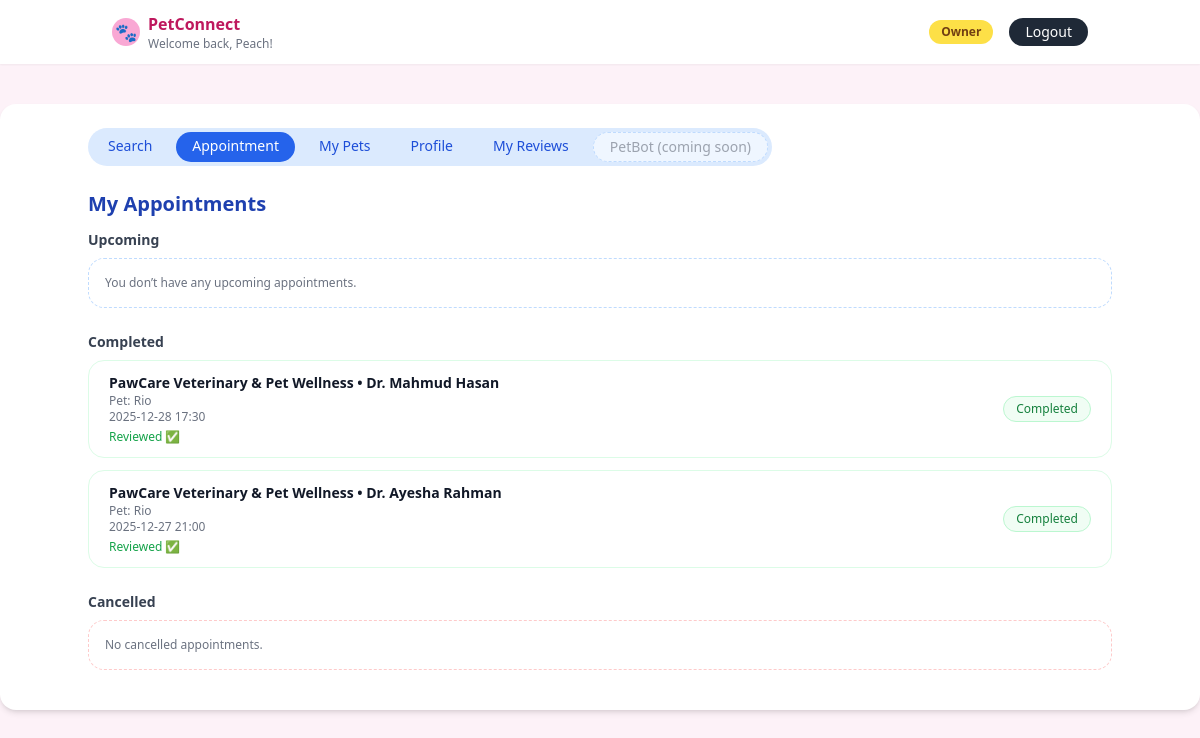
The app's page /owner/appointments (signed in) with its own data.
### tables this page shows
CREATE TABLE owners (
    id INTEGER PRIMARY KEY AUTOINCREMENT,
    user_id INTEGER NOT NULL UNIQUE,
    name TEXT NOT NULL,
    email TEXT NOT NULL,
    location TEXT NOT NULL DEFAULT '',
    password TEXT NOT NULL DEFAULT '', is_premium INTEGER DEFAULT 0, subscription_expiry TEXT, reward_points INTEGER DEFAULT 0,
    FOREIGN KEY (user_id) REFERENCES users(id)
);

CREATE TABLE appointments (
    id INTEGER PRIMARY KEY AUTOINCREMENT,
    pet_id INTEGER NOT NULL,
    doctor_id INTEGER NOT NULL,
    appointment_date DATETIME NOT NULL,
    status TEXT NOT NULL DEFAULT 'pending',

    -- Doctor review
    rating INTEGER,              -- 1 to 5
    review_text TEXT,

    -- Clinic review
    clinic_rating INTEGER,       -- 1 to 5
    clinic_review_text TEXT,

    reviewed_at TEXT, doctor_review TEXT, clinic_review TEXT,

    FOREIGN KEY (pet_id) REFERENCES pets(id),
    FOREIGN KEY (doctor_id) REFERENCES doctors(id)
);

CREATE TABLE clinics (
    id INTEGER PRIMARY KEY AUTOINCREMENT,
    user_id INTEGER NOT NULL UNIQUE,
    name TEXT NOT NULL,
    license_number TEXT NOT NULL,
    email TEXT NOT NULL,
    contact_number TEXT NOT NULL,
    location TEXT NOT NULL,
    FOREIGN KEY (user_id) REFERENCES users(id)
);

CREATE TABLE doctors (
    id INTEGER PRIMARY KEY AUTOINCREMENT,
    clinic_id INTEGER NOT NULL,
    name TEXT NOT NULL,
    email TEXT NOT NULL,
    base_fee REAL NOT NULL,
    qualifications TEXT NOT NULL,
    rating REAL DEFAULT 0,
    weekly_schedule TEXT NOT NULL,
    FOREIGN KEY (clinic_id) REFERENCES clinics(id)
);

CREATE TABLE pets (
    id INTEGER PRIMARY KEY AUTOINCREMENT,
    owner_id INTEGER NOT NULL,
    name TEXT NOT NULL,
    age TEXT NOT NULL,
    animal_type TEXT NOT NULL,
    breed TEXT NOT NULL,
    gender TEXT NOT NULL,
    vaccination_status TEXT NOT NULL,
    photo_filename TEXT,
    FOREIGN KEY (owner_id) REFERENCES owners(id)
);

### app.py (the view)
@app.route("/owner/appointments")
def owner_appointments():
    guard = _require_owner()
    if guard:
        return guard
    conn = get_db()
    auto_update_past_appointments(conn)
    cur = conn.cursor()
    owner = _get_owner_for_current_user(conn)
    if not owner:
        conn.close()
        flash("Owner profile not found.", "danger")
        return redirect(url_for("owner_dashboard"))
    cur.execute(
        """
        SELECT
            a.*,
            d.name               AS doctor_name,
            c.name               AS clinic_name,
            c.location           AS clinic_location,
            p.name               AS pet_name,
            p.animal_type        AS pet_animal_type,
            p.breed              AS pet_breed,
            p.gender             AS pet_gender,
            p.age                AS pet_age,
            p.vaccination_status AS pet_vaccination_status
        FROM appointments a
        JOIN pets    p ON a.pet_id   = p.id
        JOIN owners  o ON p.owner_id = o.id
        JOIN doctors d ON a.doctor_id = d.id
        JOIN clinics c ON d.clinic_id = c.id
        WHERE o.id = ?
        ORDER BY a.appointment_date DESC
        """,
        (owner["id"],),
    )
    rows = cur.fetchall()
    conn.close()
    upcoming, completed, cancelled = [], [], []
    for r in rows:
        status = (r["status"] or "").lower()
        if status in ("completed", "done"):
            completed.append(r)
        elif status in ("cancelled", "canceled", "owner_cancelled", "clinic_cancelled"):
            cancelled.append(r)
        else:
            upcoming.append(r)
    def upcoming_sort_key(a):
        st = (a["status"] or "").lower()
        priority = 0 if st == "reschedule_pending" else 1
        return (priority, a["appointment_date"])
    upcoming = sorted(upcoming, key=upcoming_sort_key)
    return render_template(
        "owner_appointments.html",
        upcoming=upcoming,
        completed=completed,
        cancelled=cancelled,
    )

### app.py (called while the page is built)
def get_db():
    conn = sqlite3.connect(app.config["DATABASE"])
    conn.row_factory = sqlite3.Row
    return conn

def _require_owner():
    if not session.get("user_id") or session.get("role") != "owner":
        flash("Please log in as a pet owner to access this page.", "warning")
        return redirect(url_for("login"))
    return None

def _get_owner_for_current_user(conn):
    user_id = session.get("user_id")
    if not user_id:
        return None
    cur = conn.cursor()
    cur.execute("SELECT * FROM owners WHERE user_id = ?", (user_id,))
    return cur.fetchone()

### templates/owner_appointments.html (shortened to what this page needs)
{% extends "base.html" %}
{% block content %}
<div class="max-w-5xl mx-auto">
  <div class="flex items-center justify-between mb-6">
    <div class="flex space-x-2 bg-blue-100 rounded-full px-1 py-1 text-sm">
      <a href="{{ url_for('owner_search') }}"
         class="px-4 py-1 rounded-full text-blue-700 hover:bg-blue-200">
        Search
      </a>
      <a href="{{ url_for('owner_appointments') }}"
         class="px-4 py-1 rounded-full bg-blue-600 text-white">
        Appointment
      </a>
      <a href="{{ url_for('owner_dashboard', tab='pets') }}"
         class="px-4 py-1 rounded-full text-blue-700 hover:bg-blue-200">
        My Pets
      </a>
      <a href="{{ url_for('owner_dashboard', tab='owner') }}"
         class="px-4 py-1 rounded-full text-blue-700 hover:bg-blue-200">
        Profile
      </a>
      <a href="{{ url_for('owner_my_reviews') }}"
         class="px-4 py-1 rounded-full text-blue-700 hover:bg-blue-200">
        My Reviews
      </a>
      <span class="px-4 py-1 rounded-full text-gray-400 bg-blue-50 border border-dashed border-blue-200">
        PetBot (coming soon)
      </span>
    </div>
  </div>
  <h2 class="text-xl font-semibold text-blue-800 mb-3">My Appointments</h2>
  <div class="mb-6">
    <h3 class="text-sm font-semibold text-gray-700 mb-2">Upcoming</h3>
    {% if upcoming %}
      <div class="space-y-3">
        {% for a in upcoming if (a['status'] or '')|lower == 'reschedule_pending' %}
          <div class="bg-white rounded-2xl border border-blue-100 px-5 py-3 flex flex-col md:flex-row md:items-center md:justify-between gap-3">
            <div>
              <p class="text-sm font-semibold text-blue-900">
                {{ a['clinic_name'] }} • {{ a['doctor_name'] }}
              </p>
              <p class="text-xs text-gray-500">Pet: {{ a['pet_name'] }}</p>
              <p class="text-xs text-gray-500">{{ a['appointment_date'] }}</p>
              <p class="text-xs text-orange-600 mt-1">
                The clinic has proposed a new time. Please confirm or decline.
              </p>
            </div>
            <div class="flex flex-col items-end gap-2">
              <span class="text-xs px-3 py-1 rounded-full bg-orange-50 text-orange-700 border border-orange-200">
                Reschedule Pending
              </span>
              <div class="flex gap-2">
                <form method="post"
                      action="{{ url_for('owner_accept_reschedule', appt_id=a['id']) }}">
                  <button type="submit"
                          class="px-3 py-1 rounded-full bg-green-500 hover:bg-green-600 text-white text-xs font-medium">
                    Accept
                  </button>
                </form>
                <form method="post"
                      action="{{ url_for('owner_decline_reschedule', appt_id=a['id']) }}">
                  <button type="submit"
                          class="px-3 py-1 rounded-full bg-red-500 hover:bg-red-600 text-white text-xs font-medium">
                    Decline
                  </button>
                </form>
              </div>
            </div>
          </div>
        {% endfor %}
        {% for a in upcoming if (a['status'] or '')|lower != 'reschedule_pending' %}
          <div class="bg-white rounded-2xl border border-blue-100 px-5 py-3 flex flex-col md:flex-row md:items-center md:justify-between gap-3">
            <div>
              <p class="text-sm font-semibold text-blue-900">
                {{ a['clinic_name'] }} • {{ a['doctor_name'] }}
              </p>
              <p class="text-xs text-gray-500">Pet: {{ a['pet_name'] }}</p>
              <p class="text-xs text-gray-500">{{ a['appointment_date'] }}</p>
            </div>
            <div class="flex flex-col items-end gap-2">
              <span class="text-xs px-3 py-1 rounded-full bg-yellow-50 text-yellow-700 border border-yellow-200">
                {{ (a['status'] or '')|replace('_', ' ')|title }}
              </span>
              {% if (a['status'] or '')|lower == 'approved' %}
                <form method="post" action="{{ url_for('owner_demo_complete', appt_id=a['id']) }}">
                  <button type="submit"
                          class="px-3 py-1 rounded-full bg-blue-600 hover:bg-blue-700 text-white text-xs font-medium">
                    Mark Completed (Demo)
                  </button>
                </form>
              {% endif %}
            </div>
          </div>
        {% endfor %}
      </div>
    {% else %}
      <div class="text-xs text-gray-500 bg-white rounded-2xl border border-dashed border-blue-200 p-4">
        You don’t have any upcoming appointments.
      </div>
    {% endif %}
  </div>
  <div class="mb-6">
    <h3 class="text-sm font-semibold text-gray-700 mb-2">Completed</h3>
    {% if completed %}
      <div class="space-y-3">
        {% for a in completed %}
          <div class="bg-white rounded-2xl border border-green-100 px-5 py-3 flex flex-col md:flex-row md:items-center md:justify-between gap-3">
            <div>
              <p class="text-sm font-semibold text-gray-900">
                {{ a['clinic_name'] }} • {{ a['doctor_name'] }}
              </p>
              <p class="text-xs text-gray-500">Pet: {{ a['pet_name'] }}</p>
              <p class="text-xs text-gray-500">{{ a['appointment_date'] }}</p>
              {% if a['reviewed_at'] %}
                <p class="text-xs text-green-600 mt-1">Reviewed ✅</p>
              {% endif %}
            </div>
            <div class="flex flex-col items-end gap-2">
              <span class="text-xs px-3 py-1 rounded-full bg-green-50 text-green-700 border border-green-200">
                {{ (a['status'] or '')|replace('_', ' ')|title }}
              </span>
            </div>
          </div>
        {% endfor %}
      </div>
    {% else %}
      <div class="text-xs text-gray-500 bg-white rounded-2xl border border-dashed border-green-200 p-4">
        No completed appointments yet.
      </div>
    {% endif %}
  </div>
  <div class="mb-4">
    <h3 class="text-sm font-semibold text-gray-700 mb-2">Cancelled</h3>
    {% if cancelled %}
      <div class="space-y-3">
        {% for a in cancelled %}
          <div class="bg-white rounded-2xl border border-red-100 px-5 py-3 flex justify-between items-center">
            <div>
              <p class="text-sm font-semibold text-gray-900">
                {{ a['clinic_name'] }} • {{ a['doctor_name'] }}
              </p>
              <p class="text-xs text-gray-500">Pet: {{ a['pet_name'] }}</p>
              <p class="text-xs text-gray-500">{{ a['appointment_date'] }}</p>
            </div>
            <span class="text-xs px-3 py-1 rounded-full bg-red-50 text-red-700 border border-red-200">
              {{ (a['status'] or '')|replace('_', ' ')|title }}
            </span>
          </div>
        {% endfor %}
      </div>
    {% else %}
      <div class="text-xs text-gray-500 bg-white rounded-2xl border border-dashed border-red-200 p-4">
        No cancelled appointments.
      </div>
    {% endif %}
  </div>
</div>
{% endblock %}

### templates/base.html (shortened to what this page needs)
<!DOCTYPE html>
<html lang="en">
<head>
  <script src="https://cdn.tailwindcss.com"></script>
</head>
<body class="bg-pink-50">
  <header class="bg-white shadow-sm">
    <div class="max-w-5xl mx-auto px-6 py-3 flex items-center justify-between">
      <div class="flex items-center space-x-2">
        <div class="w-7 h-7 rounded-full bg-pink-300 flex items-center justify-center">
          <span class="text-white text-lg">🐾</span>
        </div>
        <div>
          <p class="font-semibold text-pink-700">PetConnect</p>
          {% if session.get('user_name') %}
            <p class="text-xs text-gray-500">Welcome back, {{ session.get('user_name') }}!</p>
          {% endif %}
        </div>
      </div>
      <nav class="flex items-center space-x-4 text-sm">
        {% if session.get('user_id') %}
          <span class="px-3 py-1 rounded-full bg-yellow-300 text-xs font-semibold text-yellow-900">
            {{ session.get('role')|capitalize }}
          </span>
          <a href="{{ url_for('logout') }}"
             class="px-4 py-1 rounded-full bg-gray-800 text-white text-sm hover:bg-black transition">
            Logout
          </a>
        {% endif %}
      </nav>
    </div>
  </header>
  <main class="min-h-screen">
    <div class="max-w-7xl mx-auto mt-10">
      <div class="bg-white rounded-2xl shadow-md px-8 py-6">
        {% block content %}{% endblock %}
      </div>
    </div>
  </main>
</body>
</html>

### records on screen
owners: get "Peach"
appointments: clinic_name "PawCare Veterinary & Pet Wellness", doctor_name "Dr. Mahmud Hasan", pet_name "Rio", appointment_date "2025-12-28 17:30", shows "Reviewed ✅", status "Completed"
appointments: clinic_name "PawCare Veterinary & Pet Wellness", doctor_name "Dr. Ayesha Rahman", pet_name "Rio", appointment_date "2025-12-27 21:00", shows "Reviewed ✅", status "Completed"

### other values on screen
{{ session.get('role')|capitalize }} "Owner"
